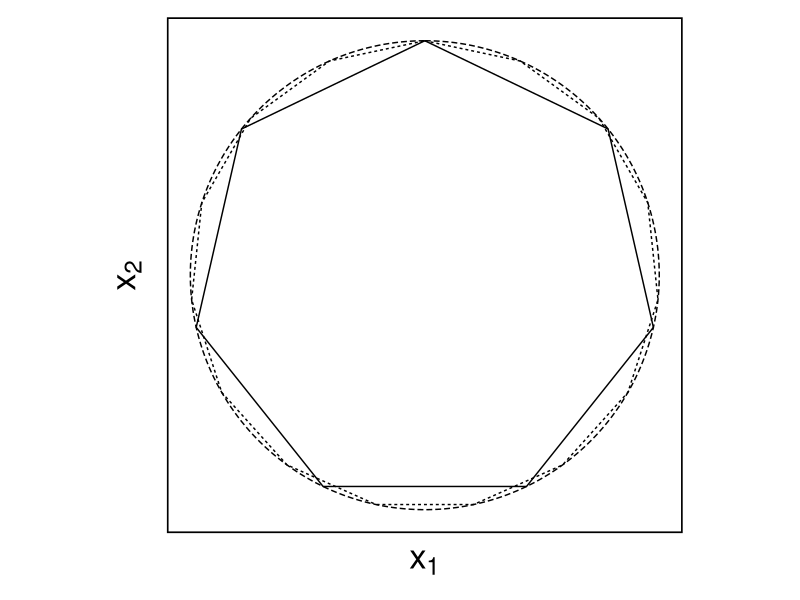

The R script that drew this image:
## Setup --------------------------------------------
library(tibble)
library(purrr)
library(dplyr)
library(tidyr)
library(ggplot2)
library(patchwork)
library(scales)
## Cambia el default del tamaño de fuente 
theme_set(theme_linedraw(base_size = 25))

## Cambia el número de decimales para mostrar
options(digits = 2)

sin_lineas <- theme(panel.grid.major = element_blank(),
                    panel.grid.minor = element_blank())
color.itam  <- c("#00362b","#004a3b", "#00503f", "#006953", "#008367", "#009c7b", "#00b68f", NA)

sin_lineas <- theme(panel.grid.major = element_blank(), panel.grid.minor = element_blank())
sin_leyenda <- theme(legend.position = "none")
sin_ejes <- theme(axis.ticks = element_blank(), axis.text = element_blank())

genera_circulo <- function(n = 10){
  tibble(angulo = seq(0, 2*pi, length.out = n),
         x = sin(angulo), y = cos(angulo))
}

tibble(n = 2**c(3, 4, 8)) |>
  mutate(datos = map(n, genera_circulo)) |>
  unnest(datos) |>
  ggplot(aes(x, y)) + 
  geom_path(aes(group = n, lty = factor(n))) +
  coord_equal() + xlab(expression(x[1])) + ylab(expression(x[2])) + 
  sin_lineas + sin_leyenda + sin_ejes
